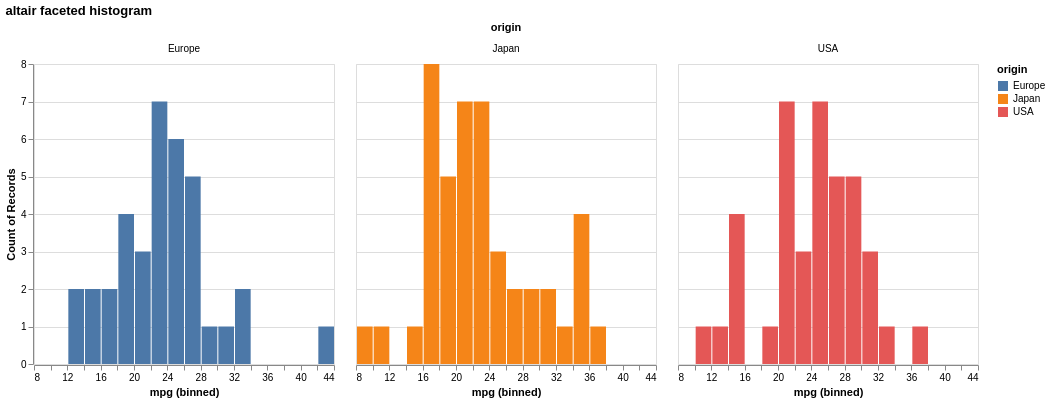

Here is the notebook cell this chart was saved with:
### Code cell
alt.Chart(cars).mark_bar().encode(x=alt.X("mpg:Q", bin=alt.Bin(maxbins=20)), y="count()", color="origin").facet("origin:N", columns=3).properties(title="altair faceted histogram")

### Figure 1 — Vega-Lite specification as saved in the notebook (floating-point values rounded to 4 significant figures)
{"config": {"view": {"continuousWidth": 300, "continuousHeight": 300}}, "data": {"name": "data-a882f2245369e7baafa564d59a51ee79"}, "facet": {"field": "origin", "type": "nominal"}, "spec": {"mark": {"type": "bar"}, "encoding": {"color": {"field": "origin", "type": "nominal"}, "x": {"bin": {"maxbins": 20}, "field": "mpg", "type": "quantitative"}, "y": {"aggregate": "count", "type": "quantitative"}}}, "columns": 3, "title": "altair faceted histogram", "$schema": "https://vega.github.io/schema/vega-lite/v5.8.0.json", "datasets": {"data-a882f2245369e7baafa564d59a51ee79": [{"hp": 217, "mpg": 14.1, "origin": "Europe"}, {"hp": 248, "mpg": 25.7, "origin": "USA"}, {"hp": 244, "mpg": 42.1, "origin": "Europe"}, {"hp": 234, "mpg": 15.1, "origin": "USA"}, {"hp": 247, "mpg": 33.8, "origin": "Europe"}, {"hp": 117, "mpg": 25.9, "origin": "Japan"}, {"hp": 232, "mpg": 13.1, "origin": "Europe"}, {"hp": 142, "mpg": 21.8, "origin": "Japan"}, {"hp": 100, "mpg": 26.1, "origin": "Europe"}, {"hp": 88, "mpg": 19.0, "origin": "Japan"}, {"hp": 234, "mpg": 20.5, "origin": "Europe"}, {"hp": 206, "mpg": 19.1, "origin": "USA"}, {"hp": 202, "mpg": 29.3, "origin": "Japan"}, {"hp": 80, "mpg": 31.7, "origin": "Europe"}, {"hp": 178, "mpg": 33.0, "origin": "USA"}, {"hp": 178, "mpg": 31.9, "origin": "USA"}, {"hp": 168, "mpg": 20.8, "origin": "Japan"}, {"hp": 222, "mpg": 25.3, "origin": "Europe"}, {"hp": 140, "mpg": 22.4, "origin": "Japan"}, {"hp": 101, "mpg": 34.2, "origin": "Japan"}, {"hp": 122, "mpg": 19.9, "origin": "Japan"}, {"hp": 135, "mpg": 27.9, "origin": "USA"}, {"hp": 245, "mpg": 22.9, "origin": "Europe"}, {"hp": 136, "mpg": 25.8, "origin": "Japan"}, {"hp": 147, "mpg": 30.2, "origin": "Japan"}, {"hp": 138, "mpg": 14.7, "origin": "USA"}, {"hp": 131, "mpg": 20.9, "origin": "USA"}, {"hp": 95, "mpg": 22.6, "origin": "Japan"}, {"hp": 173, "mpg": 24.6, "origin": "USA"}, {"hp": 111, "mpg": 19.0, "origin": "Japan"}, {"hp": 113, "mpg": 20.6, "origin": "USA"}, {"hp": 140, "mpg": 22.0, "origin": "USA"}, {"hp": 164, "mpg": 17.4, "origin": "Japan"}, {"hp": 177, "mpg": 23.2, "origin": "Europe"}, {"hp": 120, "mpg": 29.7, "origin": "USA"}, {"hp": 243, "mpg": 25.7, "origin": "USA"}, {"hp": 62, "mpg": 31.8, "origin": "Japan"}, {"hp": 240, "mpg": 32.0, "origin": "Europe"}, {"hp": 177, "mpg": 25.9, "origin": "Europe"}, {"hp": 182, "mpg": 22.8, "origin": "Japan"}, {"hp": 157, "mpg": 21.8, "origin": "USA"}, {"hp": 131, "mpg": 15.0, "origin": "Japan"}, {"hp": 239, "mpg": 26.8, "origin": "USA"}, {"hp": 76, "mpg": 32.7, "origin": "Japan"}, {"hp": 186, "mpg": 16.2, "origin": "Japan"}, {"hp": 197, "mpg": 22.4, "origin": "Europe"}, {"hp": 75, "mpg": 24.2, "origin": "USA"}, {"hp": 240, "mpg": 19.0, "origin": "Europe"}, {"hp": 222, "mpg": 21.8, "origin": "USA"}, {"hp": 157, "mpg": 16.5, "origin": "Japan"}, {"hp": 123, "mpg": 26.8, "origin": "Europe"}, {"hp": 82, "mpg": 26.6, "origin": "USA"}, {"hp": 60, "mpg": 22.6, "origin": "Japan"}, {"hp": 74, "mpg": 26.6, "origin": "Japan"}, {"hp": 227, "mpg": 26.7, "origin": "USA"}, {"hp": 63, "mpg": 23.1, "origin": "USA"}, {"hp": 227, "mpg": 12.7, "origin": "USA"}, {"hp": 140, "mpg": 17.1, "origin": "Japan"}, {"hp": 136, "mpg": 24.8, "origin": "Europe"}, {"hp": 177, "mpg": 19.8, "origin": "Europe"}, {"hp": 77, "mpg": 22.4, "origin": "Japan"}, {"hp": 126, "mpg": 28.8, "origin": "USA"}, {"hp": 175, "mpg": 26.6, "origin": "Europe"}, {"hp": 114, "mpg": 23.7, "origin": "USA"}, {"hp": 166, "mpg": 21.6, "origin": "Europe"}, {"hp": 155, "mpg": 30.8, "origin": "USA"}, {"hp": 158, "mpg": 19.7, "origin": "Japan"}, {"hp": 65, "mpg": 25.6, "origin": "USA"}, {"hp": 223, "mpg": 19.8, "origin": "Japan"}, {"hp": 139, "mpg": 25.4, "origin": "Europe"}, {"hp": 180, "mpg": 23.2, "origin": "Europe"}, {"hp": 149, "mpg": 28.3, "origin": "USA"}, {"hp": 77, "mpg": 21.5, "origin": "Japan"}, {"hp": 87, "mpg": 10.3, "origin": "USA"}, {"hp": 211, "mpg": 37.1, "origin": "USA"}, {"hp": 61, "mpg": 31.2, "origin": "USA"}, {"hp": 68, "mpg": 22.2, "origin": "Europe"}, {"hp": 83, "mpg": 25.0, "origin": "Europe"}, {"hp": 150, "mpg": 27.4, "origin": "Japan"}, {"hp": 142, "mpg": 35.3, "origin": "Japan"}, {"hp": 180, "mpg": 21.8, "origin": "Europe"}, {"hp": 89, "mpg": 14.1, "origin": "Europe"}, {"hp": 214, "mpg": 13.6, "origin": "Europe"}, {"hp": 137, "mpg": 24.1, "origin": "Europe"}, {"hp": 201, "mpg": 22.8, "origin": "Europe"}, {"hp": 121, "mpg": 35.7, "origin": "Japan"}, {"hp": 237, "mpg": 22.3, "origin": "Japan"}, {"hp": 214, "mpg": 21.1, "origin": "Japan"}, {"hp": 195, "mpg": 20.3, "origin": "USA"}, {"hp": 235, "mpg": 29.0, "origin": "Japan"}, {"hp": 243, "mpg": 9.3, "origin": "Japan"}, {"hp": 185, "mpg": 23.2, "origin": "Europe"}, {"hp": 103, "mpg": 22.0, "origin": "Japan"}, {"hp": 113, "mpg": 24.1, "origin": "Japan"}, {"hp": 199, "mpg": 27.1, "origin": "Europe"}, {"hp": 87, "mpg": 15.2, "origin": "USA"}, {"hp": 144, "mpg": 27.9, "origin": "USA"}, {"hp": 212, "mpg": 16.5, "origin": "Europe"}, {"hp": 172, "mpg": 20.6, "origin": "Japan"}, {"hp": 111, "mpg": 11.4, "origin": "Japan"}, {"hp": 118, "mpg": 20.9, "origin": "USA"}, {"hp": 182, "mpg": 21.0, "origin": "Japan"}, {"hp": 62, "mpg": 20.7, "origin": "Japan"}, {"hp": 145, "mpg": 26.3, "origin": "Europe"}, {"hp": 198, "mpg": 16.8, "origin": "Japan"}, {"hp": 118, "mpg": 16.9, "origin": "Europe"}, {"hp": 88, "mpg": 14.8, "origin": "USA"}, {"hp": 166, "mpg": 25.6, "origin": "USA"}, {"hp": 127, "mpg": 28.1, "origin": "USA"}, {"hp": 75, "mpg": 35.3, "origin": "Japan"}, {"hp": 145, "mpg": 18.0, "origin": "Europe"}, {"hp": 71, "mpg": 18.7, "origin": "Europe"}, {"hp": 229, "mpg": 24.3, "origin": "USA"}, {"hp": 169, "mpg": 37.1, "origin": "Japan"}, {"hp": 69, "mpg": 29.5, "origin": "Europe"}, {"hp": 169, "mpg": 29.0, "origin": "USA"}, {"hp": 92, "mpg": 17.7, "origin": "Japan"}, {"hp": 146, "mpg": 17.5, "origin": "Japan"}, {"hp": 219, "mpg": 20.0, "origin": "USA"}, {"hp": 208, "mpg": 17.4, "origin": "Japan"}]}}
